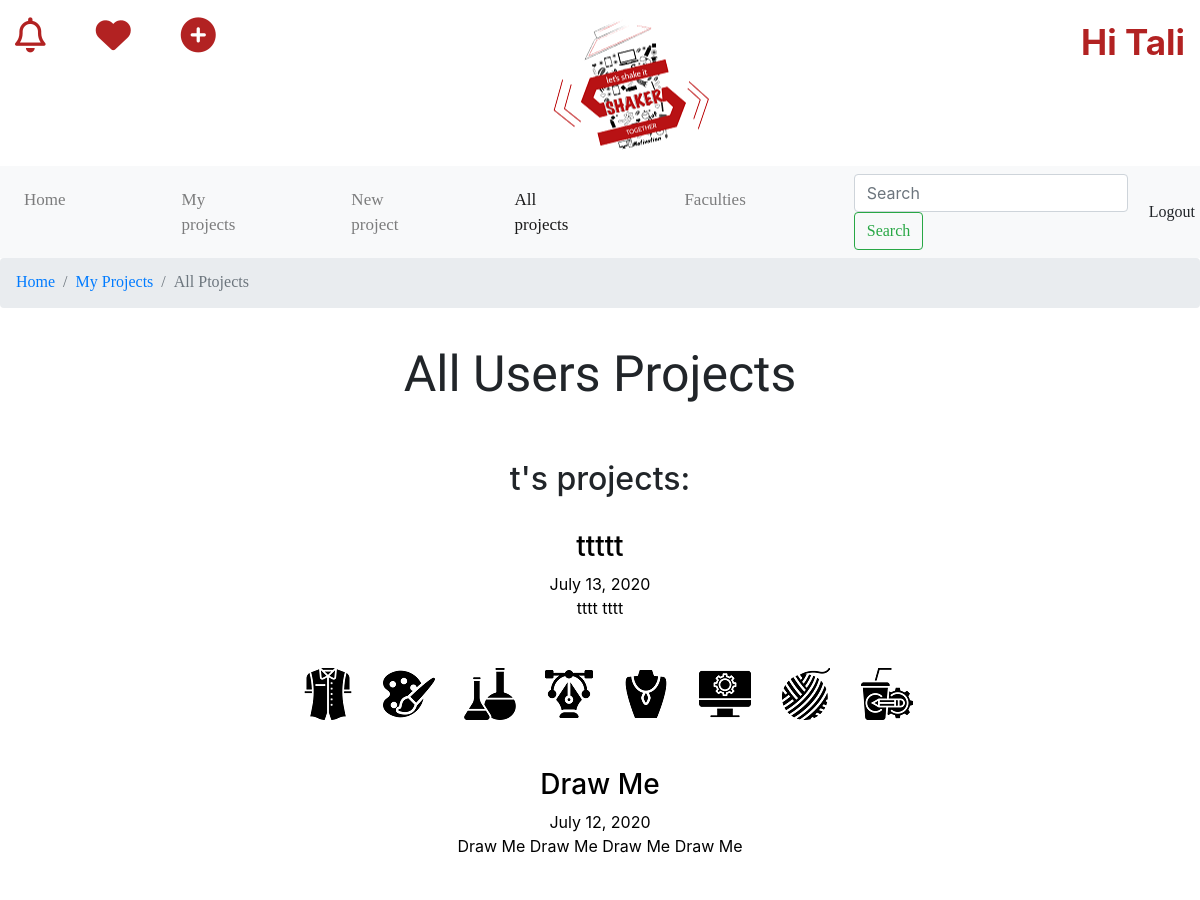
Page /allprojects/ (signed in, upper part) on the earlier database version.
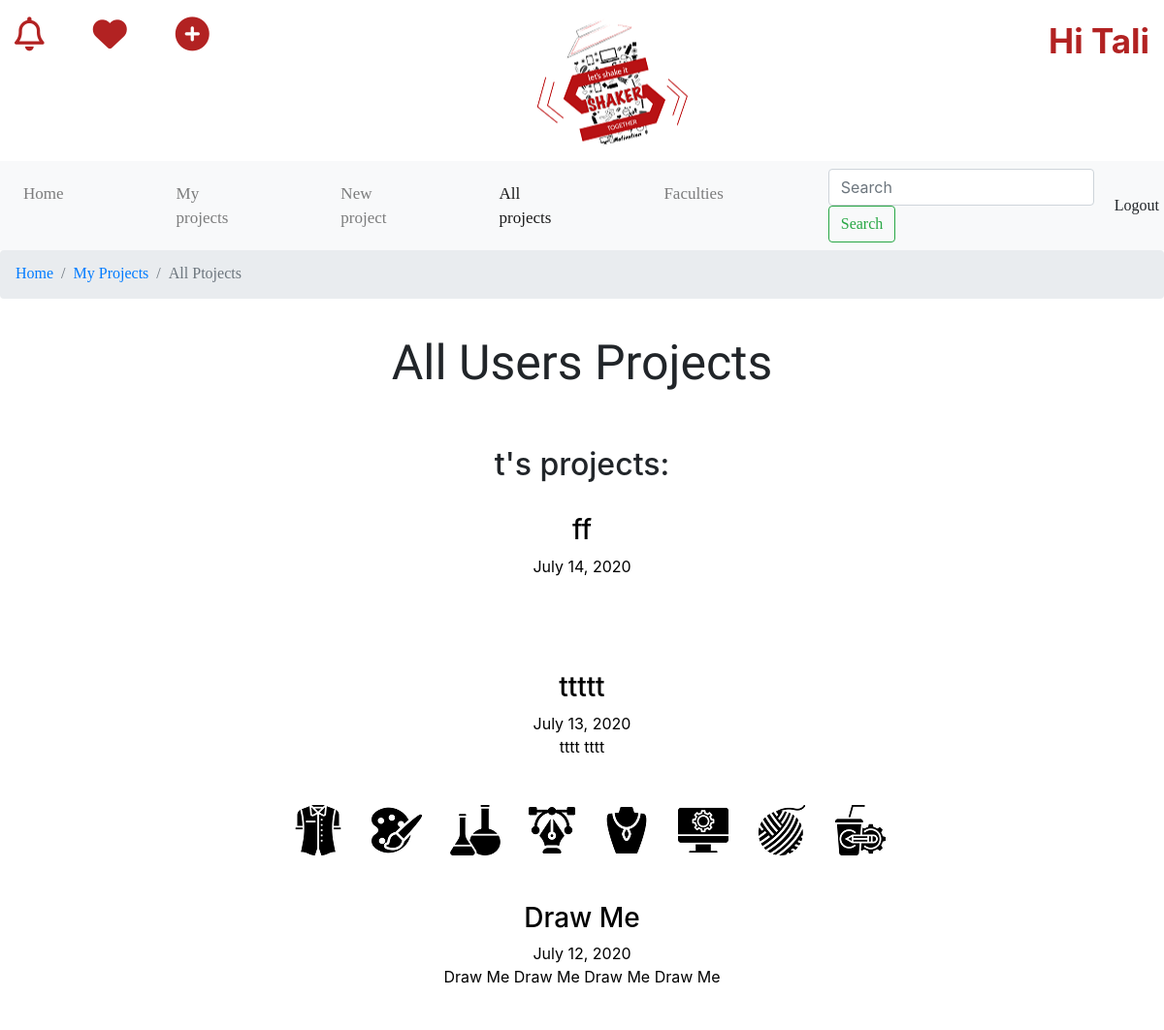
Same page on the later database version.
### projects/models.py (models this page shows)
class Project(models.Model):
    user_id = models.ForeignKey(User, on_delete=models.CASCADE) #relationship 1:n (user:todos)
    dateCreated = models.DateField(auto_now_add=True) #automatic
    fullName = models.CharField(max_length=70)
    email = models.EmailField(max_length=254)
    phone = models.CharField(max_length=10)
    projectName = models.CharField(max_length=70)
    keyWord = models.CharField(max_length=70)
    description = models.TextField(blank=True)
    imgUrl = models.FileField(upload_to='proj')
    fasion = models.BooleanField(default=False) #true or false
    art = models.BooleanField(default=False) #true or false
    chemical = models.BooleanField(default=False) #true or false
    jewellery = models.BooleanField(default=False) #true or false
    graphic = models.BooleanField(default=False) #true or false
    electronic = models.BooleanField(default=False) #true or false
    software = models.BooleanField(default=False) #true or false
    industrial = models.BooleanField(default=False) #true or false
    Textil  = models.BooleanField(default=False) #true or false

### projects/views.py (the view)
# urls.py: path('allprojects/',views.allProjects, name="all-projects"),
@login_required
def allProjects(request):
    users = User.objects.all()
    projects = Project.objects.order_by('-dateCreated')
    return render(request, 'projects/allprojects.html', {'allprojects': projects, 'users': users})

### projects/templates/projects/allprojects.html (shortened to what the changed rows need)
{% load static %}
<!DOCTYPE html>
<html lang="en">
<head>
  <link rel ="stylesheet" href="{% static 'projects/css/style.css' %}">
  <link rel="stylesheet" href="https://stackpath.bootstrapcdn.com/bootstrap/4.5.0/css/bootstrap.min.css">
</head>
<body>
  {% if user.is_authenticated %}
    <div class="project-container">
      <h1>All Users Projects</h1>
      <br><br>
      <ul>
        {% for u in users %}
          <h2>{{ u.username }}'s projects:</h2>
          <br>
          <ol>
            {% for project in allprojects %}
              {%if project.user_id_id == u.id %}
                <li>
                  <a href="/project/{{ project.id }}/about"><h3>{{project.projectName}}</h3>
                    {{project.dateCreated}}<br>
                  {% if project.description %} {{project.description}} {% endif %}</a>
                <br><br>
                {% if project.fasion %}
                    <img class="facultyIcon" src="{% static 'projects/media/images/departmentsIcons/fashion.png' %}" class="Fasion" alt="Fasion" title="Fasion">&nbsp;
                {% endif %}
                {% if project.art %}
                    <img class="facultyIcon" src="{% static 'projects/media/images/departmentsIcons/art.png' %}" class="Art" alt="Art" title="Art">&nbsp;
                {% endif %}
                {% if project.chemical %}
                  <img class="facultyIcon" src="{% static 'projects/media/images/departmentsIcons/chemical.png' %}" class="Chemical" alt="Chemical" title="Chemical">&nbsp;
                {% endif %}
                {% if project.graphic %}
                    <img class="facultyIcon" src="{% static 'projects/media/images/departmentsIcons/graphic.png' %}" class="Graphic" alt="Graphic" title="Graphic">&nbsp;
                {% endif %}
                {% if project.jewellery %}
                    <img class="facultyIcon" src="{% static 'projects/media/images/departmentsIcons/jewellery.png' %}" class="Jewellery" alt="jewellery" title="jewellery">&nbsp;
                {% endif %}
                {% if project.software %}
                    <img class="facultyIcon" src="{% static 'projects/media/images/departmentsIcons/software.png' %}" class="Software" alt="Software" title="Software">&nbsp;
                {% endif %}
                {% if project.Textil %}
                    <img class="facultyIcon" src="{% static 'projects/media/images/departmentsIcons/textil.png' %}" class="Textil" alt="Textil" title="Textil">&nbsp;
                {% endif %}
                {% if project.industrial %}
                    <img class="facultyIcon" src="{% static 'projects/media/images/departmentsIcons/indus.png' %}" class="Industrial" alt="Industrial" title="Industrial">&nbsp;
                {% endif %}
              </li>
              <br><br>
            {% endif %}
          {% endfor %}
        </ol>
        {% endfor %}
      </ul>
      <br><br>
    </div>
    {% endif %}
  </body>
  </html>
</body>
</html>

Differences in the rows shown:
added Project: projectName "ff", dateCreated "July 14, 2020"
